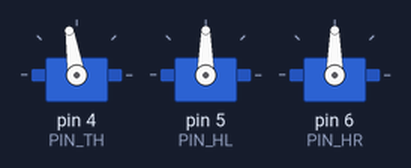
Bench run of a sketch on a simulated Arduino Uno, built with avr-gcc and run on an emulated ATmega328P. Parts: 3 × servo. What the sketch prints to the serial monitor is not drawn.

Above: at 0.05 s.
At 0.15 s:
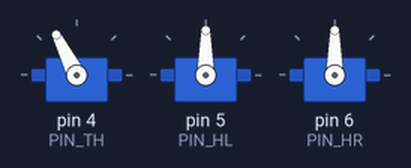
At 0.35 s:
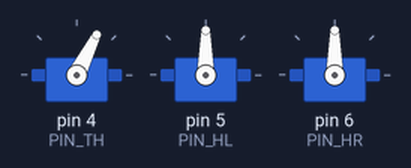
At 0.65 s:
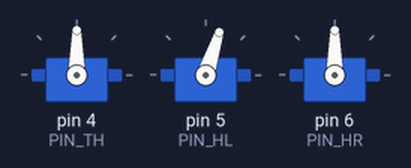
At 1.0 s:
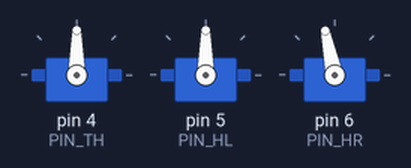
At 1.35 s:
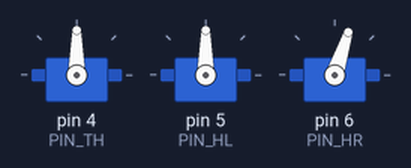
Timing chart, 0 to 4.3 s (numbered marks = the images above):
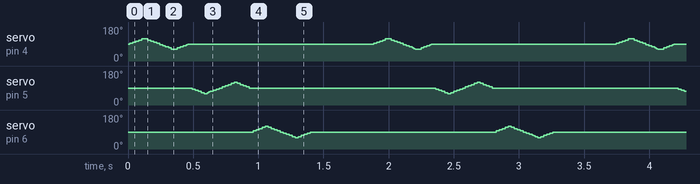

The sketch:

b1_move.ino
```cpp
//-- myOTTO move

// 參數：校正的位置 (要調整的角度)
int adj[]={ 0, 0, 0 };

// 參數：起始位置
int pos[]={ 90,90,90 };  // 起始位置

// 參數：逐一執行的角度
int shift[] = {
  0,1,2,3,4,5,6,7,8,9,10,
  9,8,7,6,5,4,3,2,1,0,
  -1,-2,-3,-4,-5,-6,-7,-8,-9,-10,
  -9,-8,-7,-6,-5,-4,-3,-2,-1,0
};

int shift_delay = 10;
int shift_scale = 3;  // 倍數

#include <Servo.h>
Servo S0, S1, S2;

// 參數：各伺服馬達的腳位
#define PIN_TH 4
#define PIN_HL 5
#define PIN_HR 6


void move_servo()
{
  S0.write(pos[0]+adj[0]);
  S1.write(180-pos[1]+adj[1]);  // in myPOSE Left Hand
  S2.write(pos[2]+adj[2]);
}


void setup()
{
  Serial.begin(115200);

  S0.attach(PIN_TH);
  S1.attach(PIN_HL);
  S2.attach(PIN_HR);

  move_servo();

  int shift_length = sizeof(shift) / sizeof(int);
  Serial.println(shift_length);
}


void loop()
{
  for(int i=0; i<4; i++)
  {
    int shift_length = sizeof(shift) / sizeof(int);
    for(int j=0; j<shift_length; j++)
    {
       pos[i] = 90 + shift[j]*shift_scale;
       move_servo();
       show_message();
       delay(shift_delay);
    }
  }
}


void show_message()
{
  Serial.print("Posistion: ");
  Serial.print(pos[0]);
  Serial.print(",");
  Serial.print(pos[1]);
  Serial.print(",");
  Serial.print(pos[2]);
  Serial.print(" | ");

  Serial.print(adj[0]);
  Serial.print(",");
  Serial.print(adj[1]);
  Serial.print(",");
  Serial.print(adj[2]);

  Serial.print(" | ");

  Serial.print(pos[0]-adj[0]);
  Serial.print(",");
  Serial.print(pos[1]-adj[1]);
  Serial.print(",");
  Serial.print(pos[2]-adj[2]);
  Serial.print(" | ");

  Serial.println("");
}
```
